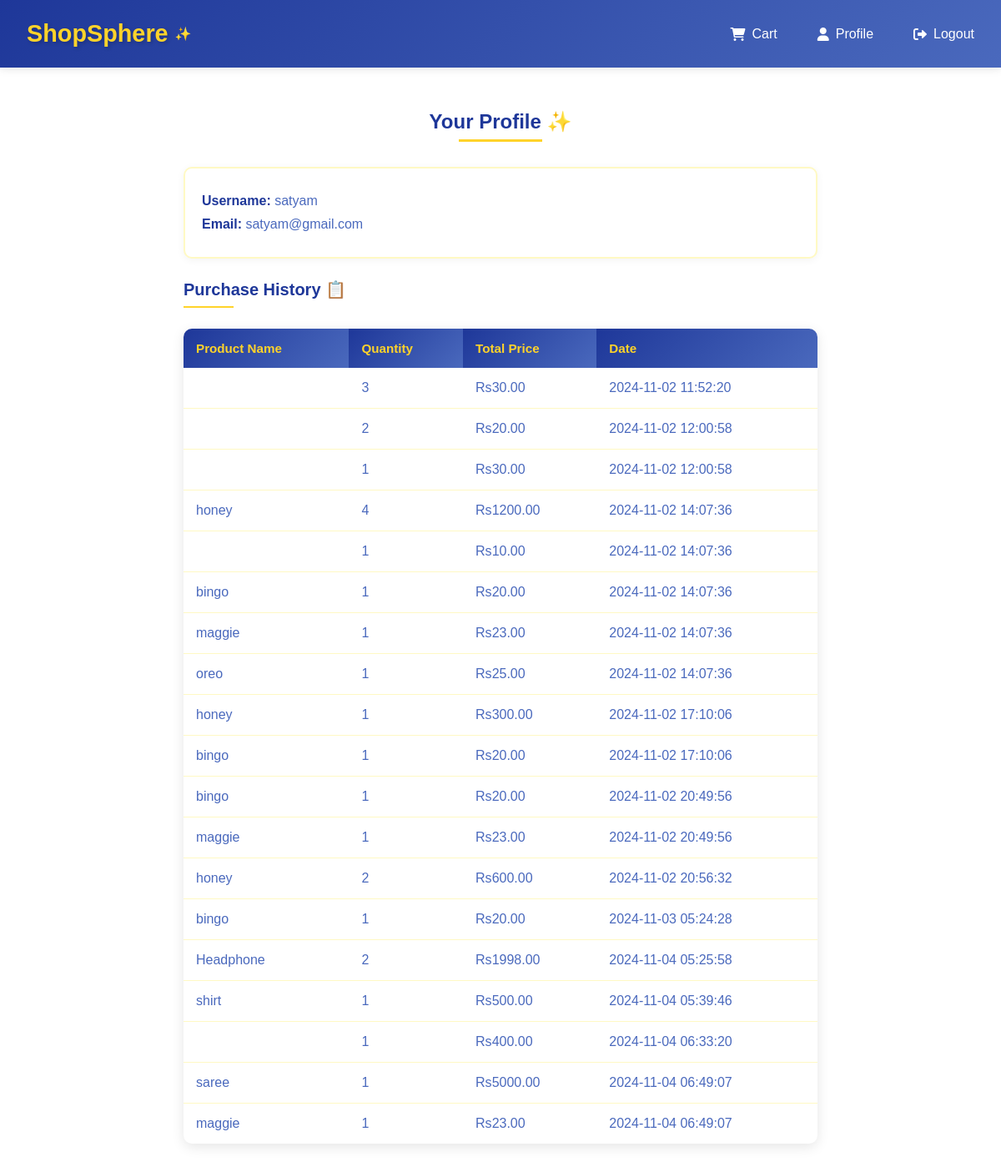
Page /customer/customer/profile (signed in) on the committed database.
### app/models.py (models this page shows, shortened)
class User(db.Model, UserMixin):
    id = db.Column(db.Integer, primary_key=True)
    username = db.Column(db.String(150), unique=True, nullable=False)
    email = db.Column(db.String(150), unique=True, nullable=False)
    password = db.Column(db.String(150), nullable=False)
    is_admin = db.Column(db.Boolean, default=False)
    cart_items = db.relationship('CartItem', backref='user', lazy=True)
    purchases = db.relationship('Sale', backref='buyer', lazy='dynamic')

class Sale(db.Model):
    id = db.Column(db.Integer, primary_key=True)
    product_id = db.Column(db.Integer, db.ForeignKey('product.id',ondelete="CASCADE"))
    user_id = db.Column(db.Integer, db.ForeignKey('user.id',ondelete="CASCADE"), nullable=False)
    quantity = db.Column(db.Integer, nullable=False)
    total_price = db.Column(db.Float, nullable=False)
    date = db.Column(db.DateTime, default=datetime.utcnow)

class Product(db.Model):
    id = db.Column(db.Integer, primary_key=True)
    name = db.Column(db.String(100), nullable=False)
    price = db.Column(db.Float, nullable=False)
    category = db.Column(db.String(50), nullable=False)
    stock = db.Column(db.Integer, default=0)
    description = db.Column(db.Text)
    image_url = db.Column(db.String(255), nullable=True)
    cart_items = db.relationship('CartItem', backref='product', lazy=True)
    sales = db.relationship('Sale', backref='product', lazy=True)

### app/routes.py (the view)
@customer.route('/customer/profile')
@login_required
def profile():
    purchases = Sale.query.filter_by(user_id=current_user.id).all()  # Fetch purchases for the logged-in user
    return render_template('customer/profile.html', user=current_user, purchases=purchases)

### app/templates/customer/profile.html (shortened to what this page needs)
{% extends "base.html" %}
{% block content %}
<div class="profile-container">
    <h2>Your Profile ✨</h2>
    <div class="profile-details">
        <p><strong>Username:</strong> {{ user.username }}</p>
        <p><strong>Email:</strong> {{ user.email }}</p>
    </div>
    <h3>Purchase History 📋</h3>
    {% if purchases %}
        <table class="purchase-history">
            <thead>
                <tr>
                    <th>Product Name</th>
                    <th>Quantity</th>
                    <th>Total Price</th>
                    <th>Date</th>
                </tr>
            </thead>
            <tbody>
                {% for purchase in purchases %}
                <tr>
                    <td>{{ purchase.product.name }}</td>
                    <td>{{ purchase.quantity }}</td>
                    <td>Rs{{ "%.2f"|format(purchase.total_price) }}</td>
                    <td>{{ purchase.date.strftime('%Y-%m-%d %H:%M:%S') }}</td>
                </tr>
                {% endfor %}
            </tbody>
        </table>
    {% else %}
        <div class="no-purchases">
            <p>You have not made any purchases yet. 🛍</p>
        </div>
    {% endif %}
</div>
{% endblock %}

### app/templates/base.html (shortened to what this page needs)
<!DOCTYPE html>
<html lang="en">
<head>
    <link rel="stylesheet" href="https://cdnjs.cloudflare.com/ajax/libs/font-awesome/6.0.0/css/all.min.css">
</head>
<body>
    <header>
        <nav>
            <a href="{{ url_for('customer.customer_home') }}" class="brand">
                <h1>ShopSphere</h1>
                <span class="sparkle">✨</span>
            </a>
            {% if current_user.is_authenticated %}
                {% if current_user.is_admin %}
                    <div class="user-links">
                        <a href="{{ url_for('admin.admin_dashboard') }}">
                            <i class="fas fa-chart-line"></i> Admin Dashboard
                        </a>
                        <a href="{{ url_for('auth.logout') }}">
                            <i class="fas fa-sign-out-alt"></i> Logout
                        </a>
                    </div>
                {% else %}
                    <div class="user-links">
                        <a href="{{ url_for('customer.cart') }}">
                            <i class="fas fa-shopping-cart"></i> Cart
                        </a>
                        <a href="{{ url_for('customer.profile') }}">
                            <i class="fas fa-user"></i> Profile
                        </a>
                        <a href="{{ url_for('auth.logout') }}">
                            <i class="fas fa-sign-out-alt"></i> Logout
                        </a>
                    </div>
                {% endif %}
            {% endif %}
        </nav>
    </header>
    <main>
        {% block content %}{% endblock %}
    </main>
</body>
</html>

### app/templates/base.html (style rules this page uses)
:root { --primary-blue: #1e3799; --secondary-blue: #4a69bd; --primary-yellow: #ffd32a; --secondary-yellow: #fcc43e; --light-yellow: #fff9c4; }
* { margin: 0; padding: 0; box-sizing: border-box; font-family: 'Arial', sans-serif; }
header { background: linear-gradient(135deg, var(--primary-blue), var(--secondary-blue)); padding: 1rem; position: fixed; width: 100%; top: 0; z-index: 1000; box-shadow: 0 2px 10px rgba(0,0,0,0.1); }
nav { max-width: 1200px; margin: 0 auto; display: flex; justify-content: space-between; align-items: center; flex-wrap: wrap; gap: 1rem; }
.brand { display: flex; align-items: center; gap: 0.5rem; text-decoration: none; }
.brand h1 { color: var(--primary-yellow); font-size: 1.8rem; font-weight: bold; margin: 0; text-shadow: 2px 2px 4px rgba(0,0,0,0.2); }
.sparkle { color: var(--primary-yellow); animation: bounce 2s infinite; }
nav a { color: white; text-decoration: none; padding: 0.5rem 1rem; border-radius: 25px; transition: all 0.3s ease; font-weight: 500; display: flex; align-items: center; gap: 0.5rem; }
.user-links { display: flex; gap: 1rem; align-items: center; }
main { margin-top: 80px; padding: 2rem; }

### app/templates/customer/profile.html (style rules this page uses)
:root { --primary-blue: #1e3799; --secondary-blue: #4a69bd; --primary-yellow: #ffd32a; --secondary-yellow: #fcc43e; --light-yellow: #fff9c4; }
.profile-container { max-width: 800px; margin: 0 auto; padding: 20px; font-family: Arial, sans-serif; }
h2 { text-align: center; margin-bottom: 30px; color: var(--primary-blue); position: relative; padding-bottom: 10px; }
h2::after { content: ''; position: absolute; bottom: 0; left: 50%; transform: translateX(-50%); width: 100px; height: 3px; background: var(--primary-yellow); }
h3 { color: var(--primary-blue); margin: 25px 0; font-size: 20px; position: relative; padding-bottom: 10px; }
h3::after { content: ''; position: absolute; bottom: 0; left: 0; width: 60px; height: 2px; background: var(--primary-yellow); }
.profile-details { background: white; padding: 20px; border-radius: 10px; margin-bottom: 20px; box-shadow: 0 2px 10px rgba(0,0,0,0.05); border: 2px solid var(--light-yellow); transition: transform 0.3s ease; }
.profile-details p { margin: 10px 0; color: var(--secondary-blue); font-size: 16px; }
.profile-details strong { color: var(--primary-blue); font-weight: 600; }
.purchase-history { width: 100%; border-collapse: separate; border-spacing: 0; margin-top: 20px; background: white; border-radius: 10px; overflow: hidden; box-shadow: 0 4px 15px rgba(0,0,0,0.1); }
.purchase-history th { padding: 15px; text-align: left; background: linear-gradient(135deg, var(--primary-blue), var(--secondary-blue)); color: var(--primary-yellow); font-weight: 600; font-size: 0.95rem; }
.purchase-history td { padding: 15px; text-align: left; border-bottom: 1px solid var(--light-yellow); color: var(--secondary-blue); }
.purchase-history tr:last-child td { border-bottom: none; }

### rows in the picture
User: username "satyam", email "satyam@gmail.com"
Sale: quantity "3", total_price "30.00", date "2024-11-02 11:52:20"
Sale: quantity "2", total_price "20.00", date "2024-11-02 12:00:58"
Sale: quantity "1", total_price "30.00", date "2024-11-02 12:00:58"
Sale: product.name "honey", quantity "4", total_price "1200.00", date "2024-11-02 14:07:36"
Sale: quantity "1", total_price "10.00", date "2024-11-02 14:07:36"
Sale: product.name "bingo", quantity "1", total_price "20.00", date "2024-11-02 14:07:36"
Sale: product.name "maggie", quantity "1", total_price "23.00", date "2024-11-02 14:07:36"
Sale: product.name "oreo", quantity "1", total_price "25.00", date "2024-11-02 14:07:36"
Sale: product.name "honey", quantity "1", total_price "300.00", date "2024-11-02 17:10:06"
Sale: product.name "bingo", quantity "1", total_price "20.00", date "2024-11-02 17:10:06"
Sale: product.name "bingo", quantity "1", total_price "20.00", date "2024-11-02 20:49:56"
Sale: product.name "maggie", quantity "1", total_price "23.00", date "2024-11-02 20:49:56"
Sale: product.name "honey", quantity "2", total_price "600.00", date "2024-11-02 20:56:32"
Sale: product.name "bingo", quantity "1", total_price "20.00", date "2024-11-03 05:24:28"
Sale: product.name "Headphone", quantity "2", total_price "1998.00", date "2024-11-04 05:25:58"
Sale: product.name "shirt", quantity "1", total_price "500.00", date "2024-11-04 05:39:46"
Sale: quantity "1", total_price "400.00", date "2024-11-04 06:33:20"
Sale: product.name "saree", quantity "1", total_price "5000.00", date "2024-11-04 06:49:07"
Sale: product.name "maggie", quantity "1", total_price "23.00", date "2024-11-04 06:49:07"
